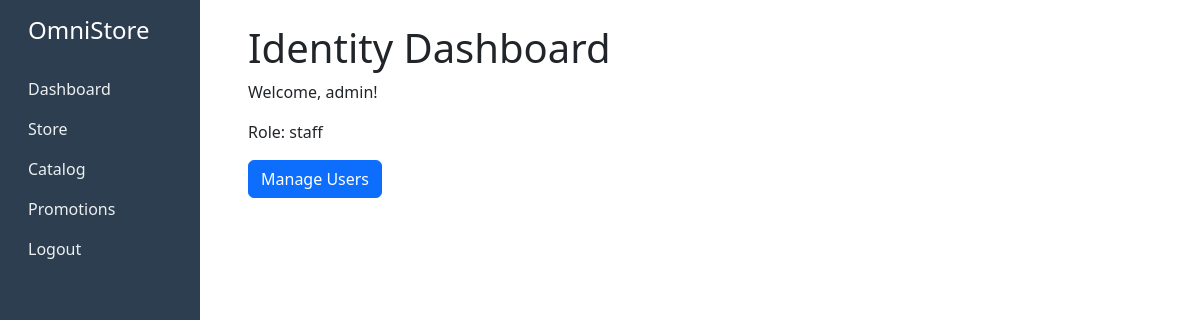
/identity/dashboard/ (signed in), run on an earlier commit of the app's database.
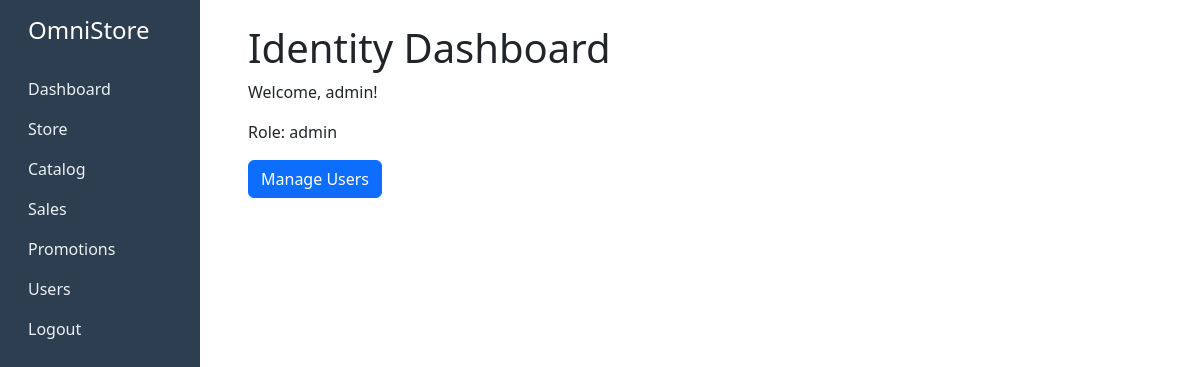
And on a later commit of the database.
### identity/models.py (models this page shows, shortened)
class User(AbstractUser):
    class Role(models.TextChoices):
        ADMIN = 'admin', 'Admin'
        MANAGER = 'manager', 'Manager'
        STAFF = 'staff', 'Staff'
    role = models.CharField(max_length=20, choices=Role, default=Role.STAFF)
    class Meta:
        permissions = [
            ('view_all_orders', 'Can view all orders across all statuses'),
            ('manage_inventory', 'Can manage product inventory'),
            ('manage_discounts', 'Can manage discounts and promotions'),
        ]
    @property
    def is_admin(self):
        return self.role == self.Role.ADMIN
    @property
    def is_manager(self):
        return self.role == self.Role.MANAGER
    @property
    def is_staff_member(self):
        return self.role == self.Role.STAFF

### identity/views.py (the view)
# urls.py: path('dashboard/', views.dashboard, name='dashboard'),
@login_required
def dashboard(request):
    return render(request, 'identity/dashboard.html')

### templates/identity/dashboard.html (shortened to what this page needs)
{% extends 'base.html' %}
{% block content %}
<div class="p-4">
    <h1>Identity Dashboard</h1>
    <p>Welcome, {{ user.username }}!</p>
    <p>Role: {{ user.role }}</p>
    <a href="{% url 'identity:user_list' %}" class="btn btn-primary">Manage Users</a>
</div>
{% endblock %}

What changed in the data, as far as the page shows it:
changed User "admin": role "staff" → "admin"
Also different on the page:
text now shown: "Sales Users"
